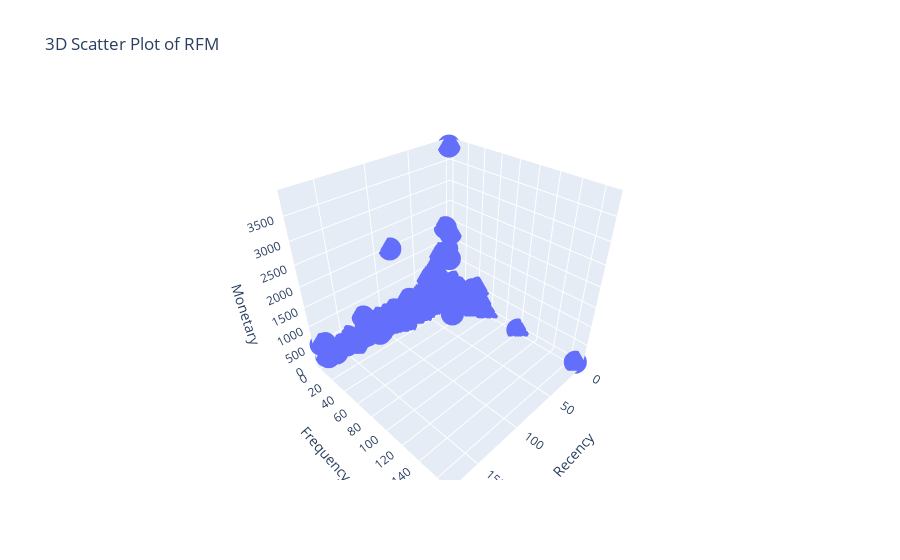

Here is the notebook cell this chart was saved with:
### Code cell
# 3D Scatter plot
fig = px.scatter_3d(rfm_summary_last_180_days, x='Recency', y='Frequency', z='Monetary', 
                    title='3D Scatter Plot of RFM',
                    labels={'Recency': 'Recency',
                            'Frequency': 'Frequency',
                            'Monetary': 'Monetary'})

fig.show()

### Figure 1 — Plotly figure (JSON) as saved in the notebook; plotly's stock layout.template omitted (floating-point values rounded to 4 significant figures; data arrays with more than 128 entries replaced by an {"elided": "..."} marker saying what was removed)
{"data": [{"hovertemplate": "Recency=%{x}<br>Frequency=%{y}<br>Monetary=%{z}<extra></extra>", "legendgroup": "", "marker": {"color": "#636efa", "symbol": "circle"}, "mode": "markers", "name": "", "scene": "scene", "showlegend": false, "type": "scatter3d", "x": {"elided": "738 int values"}, "y": {"elided": "738 int values"}, "z": {"elided": "738 float values"}}], "layout": {"autosize": true, "legend": {"tracegroupgap": 0}, "scene": {"aspectmode": "auto", "aspectratio": {"x": 1, "y": 1, "z": 1}, "domain": {"x": [0, 1], "y": [0, 1]}, "xaxis": {"title": {"text": "Recency"}, "type": "linear"}, "yaxis": {"title": {"text": "Frequency"}, "type": "linear"}, "zaxis": {"title": {"text": "Monetary"}, "type": "linear"}}, "title": {"text": "3D Scatter Plot of RFM"}}}
